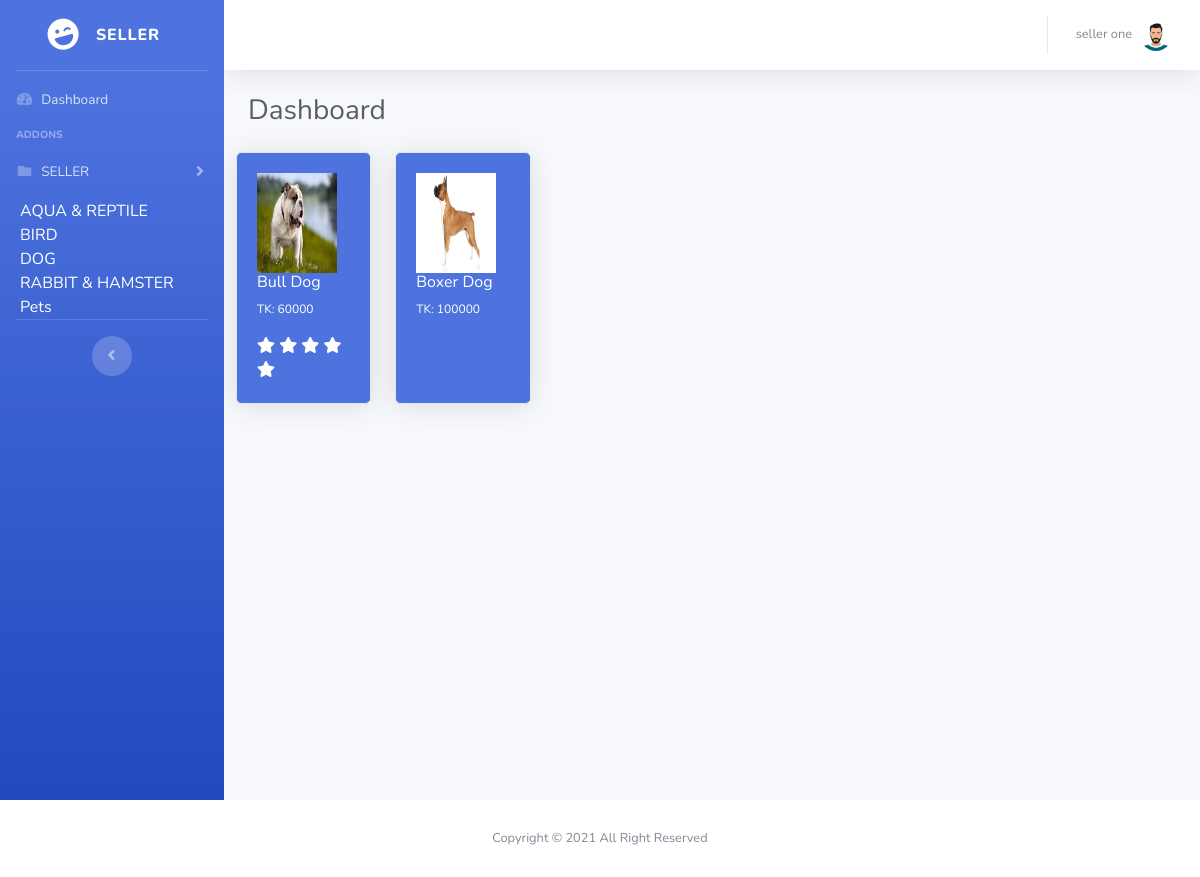
The app's page /admin/index.php (signed in) with its own data.
### tables this page shows
CREATE TABLE `tbl_cat` (
  `cat_id` int(11) NOT NULL,
  `cat_name` varchar(300) NOT NULL
);

CREATE TABLE `tbl_product` (
  `pro_id` int(11) NOT NULL,
  `cat_id` int(11) NOT NULL,
  `sub_id` int(11) NOT NULL,
  `title` varchar(200) NOT NULL,
  `price` varchar(200) NOT NULL,
  `quantity` varchar(200) NOT NULL,
  `unit` varchar(200) NOT NULL,
  `image` varchar(300) NOT NULL,
  `details` text NOT NULL,
  `seller_id` int(11) NOT NULL,
  `hit` int(11) NOT NULL,
  `rat_hit` int(11) NOT NULL,
  `rat_avg` int(11) NOT NULL
);

### logicfiles/SessionClass.php (called while the page is built, shortened)
<?php
    class  Session{
        public static function get($key){
            if (isset($_SESSION[$key])) {
                return $_SESSION[$key];
            } else {
                return false;
            }
        }
    }
?>

### logicfiles/dbconnection.php (called while the page is built, shortened)
<?php
class DBconnection{
	public function connectDataBase(){
		$this->con = new mysqli('localhost', 'root', '','pet_shop');
	}
}
?>

### logicfiles/SelectClass.php (called while the page is built, shortened)
<?php
include_once 'dbconnection.php';
class SelectClass extends DBconnection{
	public function selectQuery($query){
		$result = $this->con->query($query) or die($this->con->error.__LINE__);
		if($result->num_rows > 0){
			return $result;
		}elseif($result->num_rows==0){
			return $result;
		} else {
			return $msg='no result found';
		}
	}
	public function selectallcat(){
		$query = "SELECT * FROM tbl_cat";
		$result = self::selectQuery($query);
		return $result;
	}
	public function selectproductfrseller($id){
			$query = "SELECT * FROM tbl_product WHERE seller_id = $id";
			$result = self::selectQuery($query);
			return $result;
	}
}
 ?>

### admin/index.php (the view, shortened to what this page needs)
<?php include 'header.php'; ?>
        <div class="container-fluid">
          <div class="d-sm-flex align-items-center justify-content-between mb-4">
            <h1 class="h3 mb-0 text-gray-800">Dashboard</h1>
          </div>
          <div class="row">
          <div class="row">
            <div class="col-lg-12 mb-4">
<div class="row">
  <?php if ($admin == 'admin') {
        ?>
                <div class="col-lg-6 mb-4">
                  <div class="card bg-primary text-white shadow">
                    <div class="card-body">
                      Fire Service
                      <div class="text-white-50 small">Phone:123456789</div>
                    </div>
                  </div>
                </div>
                <div class="col-lg-6 mb-4">
                  <div class="card bg-success text-white shadow">
                    <div class="card-body">
                      Ambulence
                      <div class="text-white-50 small">Phone:123456789</div>
                    </div>
                  </div>
                </div>
                <div class="col-lg-6 mb-4">
                  <div class="card bg-info text-white shadow">
                    <div class="card-body">
                      Doctor
                      <div class="text-white-50 small">Phone:123456789</div>
                    </div>
                  </div>
                </div>
                <div class="col-lg-6 mb-4">
                  <div class="card bg-warning text-white shadow">
                    <div class="card-body">
                      Police
                      <div class="text-white-50 small">Phone:123456789</div>
                    </div>
                  </div>
                </div>
                <div class="col-lg-6 mb-4">
                  <div class="card bg-danger text-white shadow">
                    <div class="card-body">
                      Food
                      <div class="text-white-50 small">Phone:123456789</div>
                    </div>
                  </div>
                </div>
                <div class="col-lg-6 mb-4">
                  <div class="card bg-secondary text-white shadow">
                    <div class="card-body">
                      Secondary
                      <div class="text-white-50 small">#858796</div>
                    </div>
                  </div>
                </div>
      <?php }else{ ?>
                    <?php
                        $foodview = $select->selectproductfrseller($seller_id);
                      if ($foodview) {
                          while ($row = $foodview->fetch_assoc()) {
                     ?>
                          <div class="col-lg-6 mb-4">
                  <div class="card bg-primary text-white shadow">
                    <div style="height: 250px;" class="card-body">
                      <a href="singleproductview.php?proid=<?php echo $row['pro_id']; ?>">
                      <img style="height: 100px; width: 80px;" src="../<?php echo $row['image']; ?>">
                      <h6 style="color: #fff;"><?php echo $row['title']; ?></h6>
                      <p style="color: #fff;font-size: 12px;">TK: <?php echo $row['price']; ?></p></a>
                        <?php
                                if ($row['rat_hit']!=0 || $row['rat_avg']!=0) {
                                $a = ceil($row['rat_hit']/$row['rat_avg']); ?>
                                <?php
                                    if ($a==0) {
                                        echo "No ratting";
                                    }elseif($a==1){
                                        echo "<i class='fa fa-star'></i>";
                                    }elseif($a==2){
                                        echo "<i class='fa fa-star'></i>
                                        <i class='fa fa-star'></i>";
                                    }elseif($a==3){
                                        echo "<i class='fa fa-star'></i>
                                        <i class='fa fa-star'></i>
                                        <i class='fa fa-star'></i>";
                                    }elseif($a==4){
                                        echo "<i class='fa fa-star'></i>
                                        <i class='fa fa-star'></i>
                                        <i class='fa fa-star'></i>
                                        <i class='fa fa-star'></i>";
                                    }elseif($a==5){
                                        echo "<i class='fa fa-star'></i>
                                        <i class='fa fa-star'></i>
                                        <i class='fa fa-star'></i>
                                        <i class='fa fa-star'></i>
                                        <i class='fa fa-star'></i>";
                                    }
                                    else{
                                    }
                                }
                                ?>
                    </div>
                  </div>
                </div>
               <?php } } ?>
              </div>
            </div>
          </div>
<?php } ?>
            </div>
            </div>
          </div>
        </div>
      </div>
<?php include 'footer.php'; ?>

### admin/header.php (shortened to what this page needs)
  <?php
  include_once '../logicfiles/SelectClass.php';
  include_once '../logicfiles/Login.php';
  $select = new SelectClass();
  include_once '../logicfiles/SessionClass.php';
  $seller_id = Session::get('seller_id');
  $seller_name = Session::get('seller_name');
  $seller_image = Session::get('seller_image');
  $admin = Session::get('admin');
  ?>
<!DOCTYPE html>
<html lang="en">
<head>
  <link href="vendor/fontawesome-free/css/all.min.css" rel="stylesheet" type="text/css">
  <link href="css/sb-admin-2.min.css" rel="stylesheet">
  <link href="vendor/datatables/dataTables.bootstrap4.min.css" rel="stylesheet">
</head>
<body id="page-top">
  <div id="wrapper">
    <ul class="navbar-nav bg-gradient-primary sidebar sidebar-dark accordion" id="accordionSidebar">
      <a class="sidebar-brand d-flex align-items-center justify-content-center" href="index.php">
        <div class="sidebar-brand-icon rotate-n-15">
          <i class="fas fa-laugh-wink"></i>
        </div>
         <?php if ($admin == 'admin') {
        ?>
        <div class="sidebar-brand-text mx-3">Admin</div>
      <?php }else{ ?>
        <div class="sidebar-brand-text mx-3">SELLER</div>
      <?php } ?>
      </a>
      <hr class="sidebar-divider my-0">
      <li class="nav-item">
        <a class="nav-link" href="index.php">
          <i class="fas fa-fw fa-tachometer-alt"></i>
          <span>Dashboard</span></a>
      </li>
      <?php if ($admin == 'admin') {
        ?>
      <hr class="sidebar-divider">
      <div class="sidebar-heading">
        Interface
      </div>
<!--       <li class="nav-item">
        <a class="nav-link collapsed" href="#" data-toggle="collapse" data-target="#collapseTwo" aria-expanded="true" aria-controls="collapseTwo">
          <i class="fas fa-fw fa-cog"></i>
          <span>Components</span>
        </a>
        <div id="collapseTwo" class="collapse" aria-labelledby="headingTwo" data-parent="#accordionSidebar">
          <div class="bg-white py-2 collapse-inner rounded">
            <h6 class="collapse-header">Custom Components:</h6>
            <a class="collapse-item" href="buttons.html">Buttons</a>
            <a class="collapse-item" href="cards.html">Cards</a>
          </div>
        </div>
      </li> -->
      <li class="nav-item">
        <a class="nav-link collapsed" href="#" data-toggle="collapse" data-target="#collapseUtilities" aria-expanded="true" aria-controls="collapseUtilities">
          <i class="fas fa-fw fa-wrench"></i>
          <span>Monitoring</span>
        </a>
        <div id="collapseUtilities" class="collapse" aria-labelledby="headingUtilities" data-parent="#accordionSidebar">
          <div class="bg-white py-2 collapse-inner rounded">
            <h6 class="collapse-header">CustomerS & Seller :</h6>
            <a class="collapse-item" href="customerprofile.php">Customer Profile</a>
            <a class="collapse-item" href="sellerprofile.php">Seller Profile</a>
            <a class="collapse-item" href="confirmtable.php">Confirm now</a>
          </div>
        </div>
      </li>
      <hr class="sidebar-divider">
    <?php }else{ ?>
      <div class="sidebar-heading">
        Addons
      </div>
      <li class="nav-item">
        <a class="nav-link collapsed" href="#" data-toggle="collapse" data-target="#collapsePages" aria-expanded="true" aria-controls="collapsePages">
          <i class="fas fa-fw fa-folder"></i>
          <span>SELLER</span>
        </a>
      </li>
       <div class="dropdown">
            <?php
                                      $foodview = $select->selectallcat();
                                    if ($foodview) {
                                        while ($row = $foodview->fetch_assoc()) {
                                  ?>
                        <li>
                            <a style="color: #fff; margin-left: 20px;margin-top: 5px;" data-toggle="dropdown" dclass="dropdown-toggle" href="#"><span class="key"><?php echo $row['cat_name']; ?><?php  $row['cat_id']; ?> </span><b class="caret"></b></a>
                      </li>
                                <?php  } } ?>
        </div>
          <hr class="sidebar-divider">
        <?php } if ($admin == 'admin') {
         ?>
<div class="sidebar-heading">
        Other
      </div>
      <li class="nav-item">
        <?php if ($flag==0 ) { ?>
        <a class="nav-link" href="adminprofile.php">
          <i class="fas fa-fw fa-chart-area"></i>
          <span>Admin Profile</span></a>
        <?php } ?>
        <a class="nav-link" href="createcat.php">
          <i class="fas fa-fw fa-chart-area"></i>
          <span>Categories</span></a>
          <a class="nav-link" href="product.php">
          <i class="fas fa-fw fa-chart-area"></i>
          <span>Product Table</span></a>
      </li>
      <hr class="sidebar-divider d-none d-md-block">
    <?php } ?>
      <div class="text-center d-none d-md-inline">
        <button class="rounded-circle border-0" id="sidebarToggle"></button>
      </div>
    </ul>
    <div id="content-wrapper" class="d-flex flex-column">
      <div id="content">
        <nav class="navbar navbar-expand navbar-light bg-white topbar mb-4 static-top shadow">
          <ul class="navbar-nav ml-auto">
            <li class="nav-item dropdown no-arrow">
              <a class="nav-link dropdown-toggle" href="#" id="userDropdown" role="button" data-toggle="dropdown" aria-haspopup="true" aria-expanded="false">
                <span class="mr-2 d-none d-lg-inline text-gray-600 small"><?php echo $seller_name;?></span>
                <img class="img-profile rounded-circle" src="../<?php echo $seller_image;?>">
              </a>
            </li>
          </ul>
        </nav>

### admin/footer.php (shortened to what this page needs)
      <footer class="sticky-footer bg-white">
        <div class="container my-auto">
          <div class="copyright text-center my-auto">
            <span>Copyright &copy; <?php echo date('Y'); ?> All Right Reserved</span>
          </div>
        </div>
      </footer>
</body>
</html>

### records on screen
tbl_cat: cat_name "AQUA & REPTILE"
tbl_cat: cat_name "BIRD"
tbl_cat: cat_name "DOG"
tbl_cat: cat_name "RABBIT & HAMSTER"
tbl_cat: cat_name "Pets"
tbl_product: image (picture), title "Bull Dog", price "60000", rat_avg 2 (drawn)
tbl_product: image (picture), title "Boxer Dog", price "100000"

### other values on screen
$seller_name "seller one"
